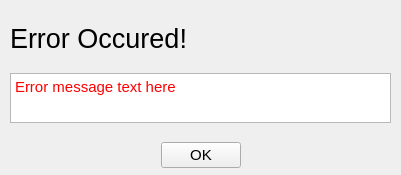
<?xml version="1.0" encoding="UTF-8"?>
<ui version="4.0">
 <class>ErrorMessageWidget</class>
 <widget class="QWidget" name="ErrorMessageWidget">
  <property name="geometry">
   <rect>
    <x>0</x>
    <y>0</y>
    <width>401</width>
    <height>175</height>
   </rect>
  </property>
  <property name="windowTitle">
   <string>Form</string>
  </property>
  <widget class="QWidget" name="verticalLayoutWidget">
   <property name="geometry">
    <rect>
     <x>10</x>
     <y>10</y>
     <width>381</width>
     <height>171</height>
    </rect>
   </property>
   <layout class="QVBoxLayout" name="layout">
    <item>
     <widget class="QLabel" name="errorMessageTitle">
      <property name="sizePolicy">
       <sizepolicy hsizetype="Preferred" vsizetype="Maximum">
        <horstretch>0</horstretch>
        <verstretch>0</verstretch>
       </sizepolicy>
      </property>
      <property name="font">
       <font>
        <pointsize>20</pointsize>
        <underline>false</underline>
       </font>
      </property>
      <property name="text">
       <string>Error Occured!</string>
      </property>
     </widget>
    </item>
    <item>
     <widget class="QTextEdit" name="errorMessageBox">
      <property name="sizePolicy">
       <sizepolicy hsizetype="Expanding" vsizetype="Maximum">
        <horstretch>0</horstretch>
        <verstretch>0</verstretch>
       </sizepolicy>
      </property>
      <property name="maximumSize">
       <size>
        <width>16777215</width>
        <height>50</height>
       </size>
      </property>
      <property name="font">
       <font>
        <pointsize>11</pointsize>
       </font>
      </property>
      <property name="html">
       <string>&lt;!DOCTYPE HTML PUBLIC &quot;-//W3C//DTD HTML 4.0//EN&quot; &quot;http://www.w3.org/TR/REC-html40/strict.dtd&quot;&gt;
&lt;html&gt;&lt;head&gt;&lt;meta name=&quot;qrichtext&quot; content=&quot;1&quot; /&gt;&lt;meta charset=&quot;utf-8&quot; /&gt;&lt;style type=&quot;text/css&quot;&gt;
p, li { white-space: pre-wrap; }
hr { height: 1px; border-width: 0; }
li.unchecked::marker { content: &quot;\2610&quot;; }
li.checked::marker { content: &quot;\2612&quot;; }
&lt;/style&gt;&lt;/head&gt;&lt;body style=&quot; font-family:'Segoe UI'; font-size:11pt; font-weight:400; font-style:normal;&quot;&gt;
&lt;p style=&quot; margin-top:0px; margin-bottom:0px; margin-left:0px; margin-right:0px; -qt-block-indent:0; text-indent:0px;&quot;&gt;&lt;span style=&quot; color:#ff0000;&quot;&gt;Error message text here&lt;/span&gt;&lt;/p&gt;&lt;/body&gt;&lt;/html&gt;</string>
      </property>
     </widget>
    </item>
    <item>
     <layout class="QHBoxLayout" name="horizontalLayout">
      <item>
       <spacer name="horizontalSpacer">
        <property name="orientation">
         <enum>Qt::Orientation::Horizontal</enum>
        </property>
        <property name="sizeHint" stdset="0">
         <size>
          <width>40</width>
          <height>20</height>
         </size>
        </property>
       </spacer>
      </item>
      <item>
       <widget class="QPushButton" name="okButton">
        <property name="font">
         <font>
          <pointsize>11</pointsize>
         </font>
        </property>
        <property name="text">
         <string>OK</string>
        </property>
       </widget>
      </item>
      <item>
       <spacer name="horizontalSpacer_2">
        <property name="orientation">
         <enum>Qt::Orientation::Horizontal</enum>
        </property>
        <property name="sizeHint" stdset="0">
         <size>
          <width>40</width>
          <height>20</height>
         </size>
        </property>
       </spacer>
      </item>
     </layout>
    </item>
   </layout>
  </widget>
 </widget>
 <resources/>
 <connections/>
</ui>
